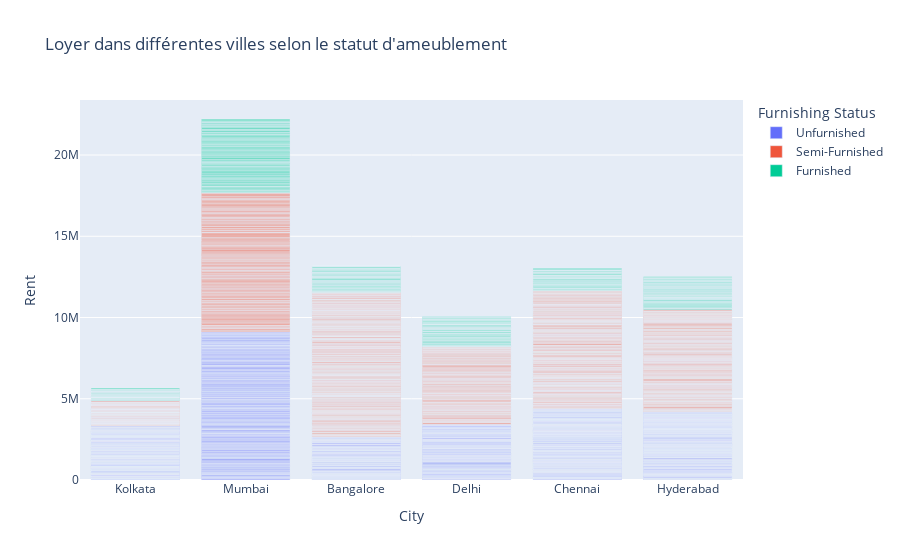

Here is the notebook cell this chart was saved with:
### Code cell
# Loyer des maisons dans différentes villes en fonction du statut d'ameublement
figure = px.bar(df, x = df["City"], y = df["Rent"], color=df["Furnishing Status"], title="Loyer dans différentes villes selon le statut d'ameublement")
figure.show()

### Figure 1 — Plotly figure (JSON) as saved in the notebook; plotly's stock layout.template omitted (floating-point values rounded to 4 significant figures; data arrays with more than 128 entries replaced by an {"elided": "..."} marker saying what was removed)
{"data": [{"hovertemplate": "Furnishing Status=Unfurnished<br>City=%{x}<br>Rent=%{y}<extra></extra>", "legendgroup": "Unfurnished", "marker": {"color": "#636efa", "pattern": {"shape": ""}}, "name": "Unfurnished", "orientation": "v", "showlegend": true, "textposition": "auto", "type": "bar", "x": {"elided": "1696 str values"}, "xaxis": "x", "y": {"elided": "1696 int values"}, "yaxis": "y"}, {"hovertemplate": "Furnishing Status=Semi-Furnished<br>City=%{x}<br>Rent=%{y}<extra></extra>", "legendgroup": "Semi-Furnished", "marker": {"color": "#EF553B", "pattern": {"shape": ""}}, "name": "Semi-Furnished", "orientation": "v", "showlegend": true, "textposition": "auto", "type": "bar", "x": {"elided": "1907 str values"}, "xaxis": "x", "y": {"elided": "1907 int values"}, "yaxis": "y"}, {"hovertemplate": "Furnishing Status=Furnished<br>City=%{x}<br>Rent=%{y}<extra></extra>", "legendgroup": "Furnished", "marker": {"color": "#00cc96", "pattern": {"shape": ""}}, "name": "Furnished", "orientation": "v", "showlegend": true, "textposition": "auto", "type": "bar", "x": {"elided": "500 str values"}, "xaxis": "x", "y": {"elided": "500 int values"}, "yaxis": "y"}], "layout": {"barmode": "relative", "legend": {"title": {"text": "Furnishing Status"}, "tracegroupgap": 0}, "title": {"text": "Loyer dans différentes villes selon le statut d'ameublement"}, "xaxis": {"anchor": "y", "domain": [0, 1], "title": {"text": "City"}}, "yaxis": {"anchor": "x", "domain": [0, 1], "title": {"text": "Rent"}}}}
